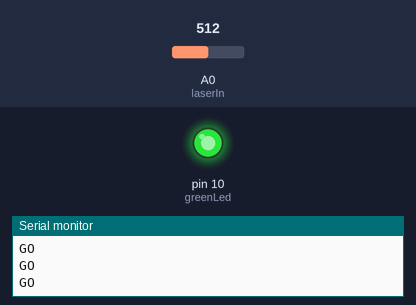
The sketch below on a simulated Arduino Uno, built with avr-gcc and run on an emulated ATmega328P. Parts: output pins drawn as LEDs (lit = HIGH), the last lines printed to the serial monitor. The test bench sets the inputs (shaded band); at power-on: A0 (laserIn) = 512. No radio packets arrive unless stated; pins used as bus, display or sensor lines are not drawn.

Above: at 1.2 s.
1.3 s: A0 (laserIn) set to 53
2.8 s: A0 (laserIn) set to 45
At 3.2 s:
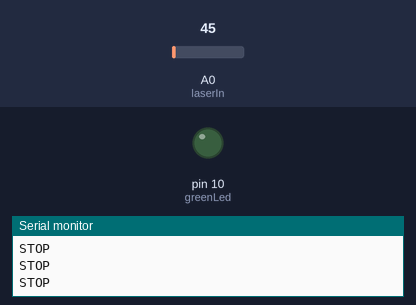
4.3 s: A0 (laserIn) set to 122
At 4.6 s:
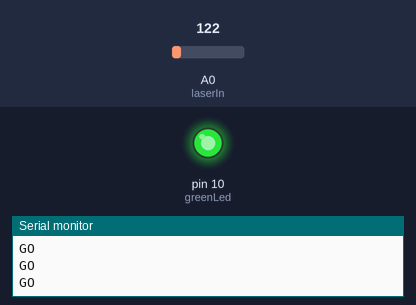
5.8 s: A0 (laserIn) set to 40
At 6.6 s:
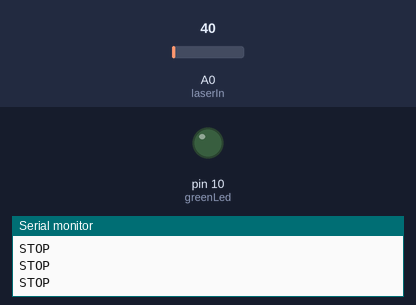
Timing chart, 0 to 8.3 s (numbered marks = the images above; inputs shaded):
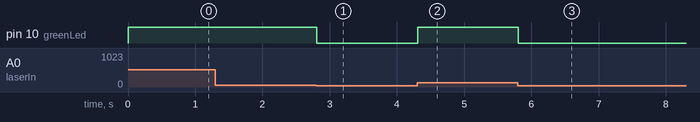

The sketch:

Timer_endline.ino
```cpp
#include <SPI.h>
#include <RF24.h>
#include <nRF24L01.h>

RF24 radio(7, 8);          // CE, CSN
const byte address[10] = "ADDRESS01";

char txt1[] = "GO", txt2[] = "STOP";
int laserIn=A0;
int laserVal;
int greenLed=10;
int pwrLed=7;

void setup() {
  Serial.begin(9600);
  pinMode(laserIn, INPUT);
  pinMode(greenLed, OUTPUT);
  pinMode(pwrLed, OUTPUT);

  radio.begin();
  radio.openWritingPipe(address);
  radio.setPALevel(RF24_PA_MAX);
  radio.stopListening();
  digitalWrite(pwrLed, HIGH);
};

void loop() {

  laserVal=analogRead(laserIn);

  if (laserVal>=50) {
     digitalWrite(greenLed, HIGH);
     radio.write(&txt1, sizeof(txt1)); Serial.println(txt1);
  } else {
     digitalWrite(greenLed, LOW);
     radio.write(&txt2, sizeof(txt2)); Serial.println(txt2);
  };
  //Serial.println(laserVal);
  delay(10);
};
```

Measured:
- the behaviour switches between 50 and 49 on A0 (laserIn) (found by bisection; images 0 and 1)
- after the input at 2.8 s, pin 10 (greenLed): HIGH → LOW at once
- after the input at 4.3 s, pin 10 (greenLed): LOW → HIGH at once
- after the input at 5.8 s, pin 10 (greenLed): HIGH → LOW at once
